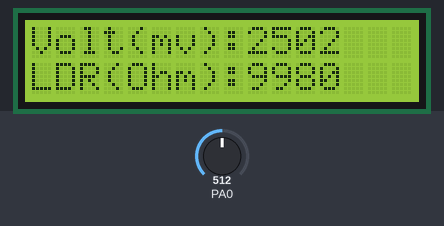
This program was run on a simulated ATmega32, built with avr-gcc and emulated at 16 MHz. Parts: 16×2 character LCD. Wiring (inferred from the names in the program): character LCD (HD44780): RS PC0; R/W PC1; E PC2; data PC4, PC5, PC6, PC7. The inputs (shaded band) are chosen by the test bench; at power-on: PA0 = 512.

Above: at 1.8 s.
1.9 s: PA0 set to 716
At 2.8 s:
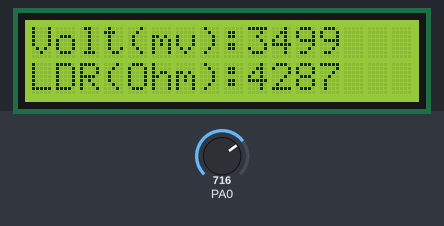
3.4 s: PA0 set to 900
At 3.7 s:
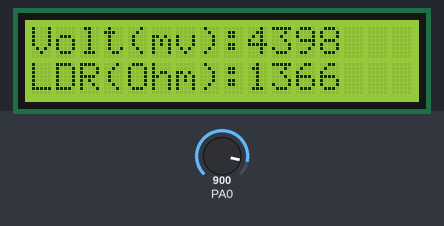
4.9 s: PA0 set to 1023
At 6.1 s:
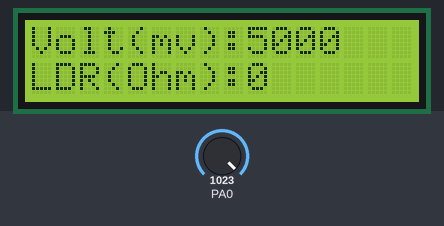
Timing chart, 0 to 7.9 s (numbered marks = the images above; inputs shaded):
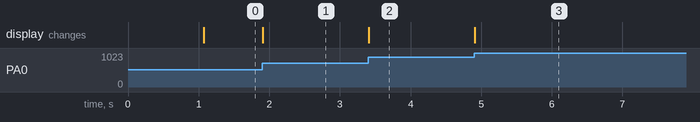

The program:

main.c
```c
//MCAL
#include"../1-MCAL/DIO/DIO_interface.h"
#include"../1-MCAL/ADC/ADC_Interface.h"
#include"../1-MCAL/GI/GI_Interface.h"
//HAL
#include"../2-HAL/LCD/LCD_Interface.h"
//LIB
#include"../5-LIB/TYPEDEF.h"

#include<util/delay.h>
#define F_CPU 16000000UL

void clearUnusedDigits(u16 value , u8 Row){
	u8 start , end = 15, y=0;
	for(u32 i= 10 ;i<1000000;i *=10){
		if(value < i){
			for(start =10+y ; start<= end ; start++){
				LCD_enu_SetCursor(Row, start);
				LCD_enu_SendChar(' ');
			}
			break;
		}
		y++;
	}
}
int main(){
	LCD_enu_Init();
	ADC_enu_Init();
	LCD_enu_SendString("Hi, User :)");
	_delay_ms(1000);
	LCD_enu_Clear();
	LCD_enu_SendString("Volt(mv):");
	LCD_enu_SetCursor(1,0);
	LCD_enu_SendString("LDR(Ohm):");
	while(1){
		static u16 digitalValue = 0;
		u16 voltage = 0;
		u32 Resistance = 0;
		ADC_enu_GetDigitalValueSynchNonBlocking(ADC_U8_CHANNEL0, &digitalValue);
		voltage = (digitalValue * 5000UL)/1023;
		Resistance =((10000*1023UL)/digitalValue) - 10000;
		clearUnusedDigits(voltage,0);
		clearUnusedDigits(Resistance,1);
		LCD_enu_SetCursor(0, 9);
		LCD_enu_SendNum(voltage);
		LCD_enu_SetCursor(1, 9);
		LCD_enu_SendNum(Resistance);
	}
	return 0;
}
```

ERROR_STATE.h
```c
#ifndef ERROR_STATE_H
#define ERROR_STATE_H

typedef enum {
        STATE_NOT_OK ,
        STATE_OK
}ES_t;


#endif
```

TYPEDEF.h
```c
#ifndef  TYPEDEF_H
#define  TYPEDEF_H

typedef unsigned char       u8 ;
typedef unsigned short int  u16;
typedef unsigned long int   u32;

typedef signed char         s8;
typedef signed short int    s16;
typedef unsigned long int   s32;

typedef float               f32;
typedef double              f64;

#define NULL               ((void *)0)

#endif
```

LCD_Config.h
```c
/****************************************************************************/
/************* Name    :   Mahmoud Samy *************************************/
/************* Date    :   2023-05-03   *************************************/
/************* SWC     :   LCD          *************************************/
/************* Version :   1.0          *************************************/
/****************************************************************************/
#ifndef LCD_CONFIG_H
#define LCD_CONFIG_H

/*Options for Ports: 1- DIO_U8_PORTA
                     2- DIO_U8_PORTB
                     3- DIO_U8_PORTC
                     4- DIO_U8_PORTD */


/*Options For Pins:  1- DIO_U8_PIN0
                     2- DIO_U8_PIN1
                     3- DIO_U8_PIN2
                     4- DIO_U8_PIN3
                     5- DIO_U8_PIN4
                     6- DIO_U8_PIN5
                     7- DIO_U8_PIN6
                     8- DIO_U8_PIN7 */

/*Options for Mode: 1- LCD_U8_MODE_8BIT
                    2- LCD_U8_MODE_4BIT */

#define LCD_U8_MODE             LCD_U8_MODE_4BIT
/**********************Control Port & Pins****************************/
#define LCD_U8_RS_PORT          DIO_U8_PORTC
#define LCD_U8_RW_PORT          DIO_U8_PORTC
#define LCD_U8_E_PORT           DIO_U8_PORTC
#define LCD_U8_RS_PIN           DIO_U8_PIN0
#define LCD_U8_RW_PIN           DIO_U8_PIN1
#define LCD_U8_E_PIN            DIO_U8_PIN2
/**********************Data Port & Pins****************************/
#define LCD_U8_DATA_PORT        DIO_U8_PORTC
#define D7						DIO_U8_PIN7
#define D6						DIO_U8_PIN6
#define D5						DIO_U8_PIN5
#define D4						DIO_U8_PIN4
#define D3						DIO_U8_PIN3
#define D2						DIO_U8_PIN2
#define D1						DIO_U8_PIN1
#define D0						DIO_U8_PIN0


#endif
```

LCD_Interface.h
```c
/****************************************************************************/
/************* Name    :   Mahmoud Samy *************************************/
/************* Date    :   2023-05-03   *************************************/
/************* SWC     :   LCD          *************************************/
/************* Version :   1.0          *************************************/
/****************************************************************************/
#ifndef LCD_INTERFACE_H
#define LCD_INTERFACE_H
#include"../../5-LIB/TYPEDEF.h"
#include"../../5-LIB/ERROR_STATE.h"

#define LCD_U8_CHAR0                          0
#define LCD_U8_CHAR1                          1
#define LCD_U8_CHAR2                          2
#define LCD_U8_CHAR3                          3
#define LCD_U8_CHAR4                          4
#define LCD_U8_CHAR5                          5
#define LCD_U8_CHAR6                          6
#define LCD_U8_CHAR7                          7

ES_t LCD_enu_Init(void);

ES_t LCD_enu_SendCmnd(u8 Copy_u8_Cmdn);

ES_t LCD_enu_SendChar(u8 Copy_u8_Char);

ES_t LCD_enu_SendString(u8 * Copy_pu8_String);

ES_t LCD_enu_SendNum(u32 Copy_u32_Num);

ES_t LCD_enu_SetCursor(u8 Copy_u8_LineNum,u8 Copy_u8_Location);

ES_t LCD_enu_Clear(void);

ES_t LCD_enu_CreateCustomChar(u8 Copy_u8_Location,u8 * Copy_pu8_CharArray);


#endif
```

LCD_Program.c
```c
/****************************************************************************/
/************* Name    :   Mahmoud Samy *************************************/
/************* Date    :   2023-05-03   *************************************/
/************* SWC     :   LCD          *************************************/
/************* Version :   1.0          *************************************/
/****************************************************************************/

/*Lib Layer*/
#include"../../5-LIB/TYPEDEF.h"
#include"../../5-LIB/ERROR_STATE.h"
#define F_CPU 16000000UL
#include<util/delay.h>
/*MCAL*/
#include"../../1-MCAL/DIO/DIO_interface.h"

/*HAL*/
#include"../../2-HAL/LCD/LCD_Private.h"
#include"../../2-HAL/LCD/LCD_Config.h"


ES_t LCD_enu_SendCmnd(u8 Copy_u8_Cmdn){
    #if LCD_U8_MODE == LCD_U8_MODE_8BIT
        /* RS = 0 */
        DIO_enu_SetPinValue(LCD_U8_RS_PORT,LCD_U8_RS_PIN,DIO_U8_LOW);
        /* RW = 0 */
        DIO_enu_SetPinValue(LCD_U8_RW_PORT,LCD_U8_RW_PIN,DIO_U8_LOW);
        /*Write Command*/
        DIO_enu_SetPinValue(LCD_U8_DATA_PORT,D7,(Copy_u8_Cmdn>> SHIFT_7BIT) & MASK_BIT);
        DIO_enu_SetPinValue(LCD_U8_DATA_PORT,D6,(Copy_u8_Cmdn>> SHIFT_6BIT) & MASK_BIT);
        DIO_enu_SetPinValue(LCD_U8_DATA_PORT,D5,(Copy_u8_Cmdn>> SHIFT_5BIT) & MASK_BIT);
        DIO_enu_SetPinValue(LCD_U8_DATA_PORT,D4,(Copy_u8_Cmdn>> SHIFT_4BIT) & MASK_BIT);
        DIO_enu_SetPinValue(LCD_U8_DATA_PORT,D3,(Copy_u8_Cmdn>> SHIFT_3BIT) & MASK_BIT);
        DIO_enu_SetPinValue(LCD_U8_DATA_PORT,D2,(Copy_u8_Cmdn>> SHIFT_2BIT) & MASK_BIT);
        DIO_enu_SetPinValue(LCD_U8_DATA_PORT,D1,(Copy_u8_Cmdn>> SHIFT_1BIT) & MASK_BIT);
        DIO_enu_SetPinValue(LCD_U8_DATA_PORT,D0,(Copy_u8_Cmdn>> SHIFT_0BIT) & MASK_BIT);
        /* E = 1 */
        DIO_enu_SetPinValue(LCD_U8_E_PORT,LCD_U8_E_PIN,DIO_U8_HIGH );
        _delay_us(1);
        /* E = 0 */
        DIO_enu_SetPinValue(LCD_U8_E_PORT,LCD_U8_E_PIN,DIO_U8_LOW );
        return STATE_OK;
    #elif LCD_U8_MODE == LCD_U8_MODE_4BIT
    /*Send Command at 4-bit mode*/
        /* RS = 0 */
        DIO_enu_SetPinValue(LCD_U8_RS_PORT,LCD_U8_RS_PIN,DIO_U8_LOW);
        /* RW = 0 */
        DIO_enu_SetPinValue(LCD_U8_RW_PORT,LCD_U8_RW_PIN,DIO_U8_LOW);
        /*Write Command*/
        DIO_enu_SetPinValue(LCD_U8_DATA_PORT,D7,(Copy_u8_Cmdn>> SHIFT_7BIT) & MASK_BIT);
        DIO_enu_SetPinValue(LCD_U8_DATA_PORT,D6,(Copy_u8_Cmdn>> SHIFT_6BIT) & MASK_BIT);
        DIO_enu_SetPinValue(LCD_U8_DATA_PORT,D5,(Copy_u8_Cmdn>> SHIFT_5BIT) & MASK_BIT);
        DIO_enu_SetPinValue(LCD_U8_DATA_PORT,D4,(Copy_u8_Cmdn>> SHIFT_4BIT) & MASK_BIT);
        /* E = 1 */
        DIO_enu_SetPinValue(LCD_U8_E_PORT,LCD_U8_E_PIN,DIO_U8_HIGH );
        _delay_us(1);
        /* E = 0 */
        DIO_enu_SetPinValue(LCD_U8_E_PORT,LCD_U8_E_PIN,DIO_U8_LOW );
        /*Write the rest of the cmnd*/
        DIO_enu_SetPinValue(LCD_U8_DATA_PORT,D7,(Copy_u8_Cmdn>> SHIFT_3BIT) & MASK_BIT);
        DIO_enu_SetPinValue(LCD_U8_DATA_PORT,D6,(Copy_u8_Cmdn>> SHIFT_2BIT) & MASK_BIT);
        DIO_enu_SetPinValue(LCD_U8_DATA_PORT,D5,(Copy_u8_Cmdn>> SHIFT_1BIT) & MASK_BIT);
        DIO_enu_SetPinValue(LCD_U8_DATA_PORT,D4,(Copy_u8_Cmdn>> SHIFT_0BIT) & MASK_BIT);
        /* E = 1 */
        DIO_enu_SetPinValue(LCD_U8_E_PORT,LCD_U8_E_PIN,DIO_U8_HIGH );
        _delay_us(1);
        /* E = 0 */
         DIO_enu_SetPinValue(LCD_U8_E_PORT,LCD_U8_E_PIN,DIO_U8_LOW );
         return STATE_OK;
    #endif
}

ES_t LCD_enu_SendChar(u8 Copy_u8_Char){
    #if LCD_U8_MODE == LCD_U8_MODE_8BIT
    /* RS = 1 */
    DIO_enu_SetPinValue(LCD_U8_RS_PORT,LCD_U8_RS_PIN,DIO_U8_HIGH);
    /* RW = 0 */
    DIO_enu_SetPinValue(LCD_U8_RW_PORT,LCD_U8_RW_PIN,DIO_U8_LOW);
    /*Write Char*/
    DIO_enu_SetPinValue(LCD_U8_DATA_PORT,D7,(Copy_u8_Char>> SHIFT_7BIT) & MASK_BIT);
    DIO_enu_SetPinValue(LCD_U8_DATA_PORT,D6,(Copy_u8_Char>> SHIFT_6BIT) & MASK_BIT);
    DIO_enu_SetPinValue(LCD_U8_DATA_PORT,D5,(Copy_u8_Char>> SHIFT_5BIT) & MASK_BIT);
    DIO_enu_SetPinValue(LCD_U8_DATA_PORT,D4,(Copy_u8_Char>> SHIFT_4BIT) & MASK_BIT);
    DIO_enu_SetPinValue(LCD_U8_DATA_PORT,D3,(Copy_u8_Char>> SHIFT_3BIT) & MASK_BIT);
    DIO_enu_SetPinValue(LCD_U8_DATA_PORT,D2,(Copy_u8_Char>> SHIFT_2BIT) & MASK_BIT);
    DIO_enu_SetPinValue(LCD_U8_DATA_PORT,D1,(Copy_u8_Char>> SHIFT_1BIT) & MASK_BIT);
    DIO_enu_SetPinValue(LCD_U8_DATA_PORT,D0,(Copy_u8_Char>> SHIFT_0BIT) & MASK_BIT);
    /* E = 1 */
    DIO_enu_SetPinValue(LCD_U8_E_PORT,LCD_U8_E_PIN,DIO_U8_HIGH );
    _delay_us(1);
    /* E = 0 */
    DIO_enu_SetPinValue(LCD_U8_E_PORT,LCD_U8_E_PIN,DIO_U8_LOW );
    return STATE_OK;
    #elif LCD_U8_MODE == LCD_U8_MODE_4BIT
    /* RS = 1 */
    DIO_enu_SetPinValue(LCD_U8_RS_PORT,LCD_U8_RS_PIN,DIO_U8_HIGH);
    /* RW = 0 */
    DIO_enu_SetPinValue(LCD_U8_RW_PORT,LCD_U8_RW_PIN,DIO_U8_LOW);
    /*Write Char*/
    DIO_enu_SetPinValue(LCD_U8_DATA_PORT,D7,(Copy_u8_Char>> SHIFT_7BIT) & MASK_BIT);
    DIO_enu_SetPinValue(LCD_U8_DATA_PORT,D6,(Copy_u8_Char>> SHIFT_6BIT) & MASK_BIT);
    DIO_enu_SetPinValue(LCD_U8_DATA_PORT,D5,(Copy_u8_Char>> SHIFT_5BIT) & MASK_BIT);
    DIO_enu_SetPinValue(LCD_U8_DATA_PORT,D4,(Copy_u8_Char>> SHIFT_4BIT) & MASK_BIT);
    /* E = 1 */
    DIO_enu_SetPinValue(LCD_U8_E_PORT,LCD_U8_E_PIN,DIO_U8_HIGH );
    _delay_us(1);
    /* E = 0 */
    DIO_enu_SetPinValue(LCD_U8_E_PORT,LCD_U8_E_PIN,DIO_U8_LOW );
    /*Write Char*/
    DIO_enu_SetPinValue(LCD_U8_DATA_PORT,D7,(Copy_u8_Char>> SHIFT_3BIT) & MASK_BIT);
    DIO_enu_SetPinValue(LCD_U8_DATA_PORT,D6,(Copy_u8_Char>> SHIFT_2BIT) & MASK_BIT);
    DIO_enu_SetPinValue(LCD_U8_DATA_PORT,D5,(Copy_u8_Char>> SHIFT_1BIT) & MASK_BIT);
    DIO_enu_SetPinValue(LCD_U8_DATA_PORT,D4,(Copy_u8_Char>> SHIFT_0BIT) & MASK_BIT);
    /* E = 1 */
    DIO_enu_SetPinValue(LCD_U8_E_PORT,LCD_U8_E_PIN,DIO_U8_HIGH );
    _delay_us(1);
    /* E = 0 */
    DIO_enu_SetPinValue(LCD_U8_E_PORT,LCD_U8_E_PIN,DIO_U8_LOW );
    return STATE_OK;
    #endif
}
ES_t LCD_enu_SendString(u8 * Copy_pu8_String){
    for(u8 i=0 ; Copy_pu8_String[i] != '\0' ; i++ ){
        LCD_enu_SendChar(Copy_pu8_String[i]);
    }
    return STATE_OK;
}

ES_t LCD_enu_SendNum(u32 Copy_u32_Num){
    u8 Local_u8_numArr[10] ,Local_u8_iterator1 = 0 ;
    s8 Local_u8_iterator2 = 0;
    if(Copy_u32_Num == 0)
    	LCD_enu_SendChar('0');
    else{
		while(Copy_u32_Num != 0){
			Local_u8_numArr[Local_u8_iterator1] = Copy_u32_Num % 10  ;
			Copy_u32_Num /= 10;
			Local_u8_iterator1++;
		}
		for(Local_u8_iterator2 = Local_u8_iterator1-1 ;Local_u8_iterator2>=0;Local_u8_iterator2--){
			LCD_enu_SendChar(Local_u8_numArr[Local_u8_iterator2]+'0');
		}
    }
    return STATE_OK;
}
ES_t LCD_enu_SetCursor(u8 Copy_u8_LineNum,u8 Copy_u8_Location){
    if(Copy_u8_Location<=39){
    switch (Copy_u8_LineNum)
    {
    case LINE1:LCD_enu_SendCmnd(ADDRESS_OF_LINE1 + Copy_u8_Location);break;
    case LINE2:LCD_enu_SendCmnd(ADDRESS_OF_LINE2 + Copy_u8_Location);break;
    default:return STATE_NOT_OK;break;
    }
    }
    else{
        return STATE_NOT_OK;
    }
    return STATE_OK;
}
ES_t LCD_enu_Init(void){
    DIO_enu_SetPinDirection(LCD_U8_RS_PORT,LCD_U8_RS_PIN,DIO_U8_OUTPUT);
    DIO_enu_SetPinDirection(LCD_U8_RW_PORT,LCD_U8_RW_PIN,DIO_U8_OUTPUT);
    DIO_enu_SetPinDirection(LCD_U8_E_PORT,LCD_U8_E_PIN,DIO_U8_OUTPUT);
    DIO_enu_SetPinDirection(LCD_U8_DATA_PORT,D7,DIO_U8_OUTPUT);
    DIO_enu_SetPinDirection(LCD_U8_DATA_PORT,D6,DIO_U8_OUTPUT);
    DIO_enu_SetPinDirection(LCD_U8_DATA_PORT,D5,DIO_U8_OUTPUT);
    DIO_enu_SetPinDirection(LCD_U8_DATA_PORT,D4,DIO_U8_OUTPUT);
    #if LCD_U8_MODE == LCD_U8_MODE_8BIT
    DIO_enu_SetPinDirection(LCD_U8_DATA_PORT,D3,DIO_U8_OUTPUT);
    DIO_enu_SetPinDirection(LCD_U8_DATA_PORT,D2,DIO_U8_OUTPUT);
    DIO_enu_SetPinDirection(LCD_U8_DATA_PORT,D1,DIO_U8_OUTPUT);
    DIO_enu_SetPinDirection(LCD_U8_DATA_PORT,D0,DIO_U8_OUTPUT);
    _delay_ms(35);
    LCD_enu_SendCmnd(FUN_SET_8BIT_2LINES_5X7);
    _delay_us(40);
    LCD_enu_SendCmnd(DIS_ON_CURSOR_ON_BLINKING);
    _delay_us(40);
    LCD_enu_SendCmnd(DISPLAY_CLEAR);
    _delay_ms(2);
    LCD_enu_SendCmnd(ENTRY_MOOD);
     return STATE_OK;
    #elif LCD_U8_MODE == LCD_U8_MODE_4BIT
    _delay_ms(35);
    LCD_enu_SendCmnd(FOURBIT_INIT1);
    LCD_enu_SendCmnd(FOURBIT_INIT2);
    LCD_enu_SendCmnd(FUN_SET_4BIT_2LINES_5X7);
    _delay_us(40);
    LCD_enu_SendCmnd(DIS_ON_CURSOR_OFF);
    _delay_us(40);
    LCD_enu_SendCmnd(DISPLAY_CLEAR);
    _delay_ms(2);
    LCD_enu_SendCmnd(ENTRY_MOOD);
    return STATE_OK;
    #endif
}
ES_t LCD_enu_Clear(void){
	LCD_enu_SendCmnd(DISPLAY_CLEAR);
	 _delay_ms(2);
	return STATE_OK;
}
ES_t LCD_enu_CreateCustomChar(u8 Copy_u8_Location, u8 *Copy_pu8_CharArray)
{
    if (Copy_pu8_CharArray != NULL && Copy_u8_Location < MAX_CHARACTERS)
    {
        LCD_enu_SendCmnd(ADDRESS_OF_CGRAM + (Copy_u8_Location * MAX_CHARACTERS));
        for (u8 Local_u8_Counter = 0; Local_u8_Counter < MAX_CHARACTERS; Local_u8_Counter++)
        {
            LCD_enu_SendChar(Copy_pu8_CharArray[Local_u8_Counter]);
        }
        LCD_enu_SetCursor(0,0);
        return STATE_OK;
    }
    else
        {
        return STATE_OK;
        }
}
```

ADC_Config.h
```c
/****************************************************************************/
/************* Name    :   Mahmoud Samy *************************************/
/************* Date    :   2023-07-31   *************************************/
/************* SWC     :    ADC         *************************************/
/************* Version :    1.0         *************************************/
/****************************************************************************/
#ifndef ADC_CONFIG_H
#define ADC_CONFIG_H
/*Options For Referance Voltage :
                                1-AREF
                                2-AVCC
                                3-INTERNAL_VOLTAGE_REF
*/

/*Options For ADC Coversion Mode :
                                1-START_CONVERSION
                                2-FREE_RUNNING_MODE
                                3-EXTERNAL_INTERRUPT
*/

/*Options For ADC Presentation Mode :
                                1-RIGHT_ADJUST
                                2-LEFT_ADJUST
*/

/*Options For ADC Clock(Division Factor) :
                                1-DIV_BY_2
                                2-DIV_BY_4
                                3-DIV_BY_8
                                4-DIV_BY_16
                                5-DIV_BY_32
                                6-DIV_BY_64
                                7-DIV_BY_128
*/

/******************Choose Referance Voltage**********************/
#define ADC_REF_VOLTAGE                     AVCC
/******************Choose Conversion Mode**********************/
#define ADC_CONVERSION_MODE                 START_CONVERSION
/******************Choose Presentation Mode**********************/
#define ADC_PRESENTATION_MODE               RIGHT_ADJUST
/******************Choose Division Factor**********************/
#define ADC_DIVISION_FACTOR                 DIV_BY_128
/******************Choose MAX Timout Value**********************/
#define ADC_U32_TIMEOUT_MAX_VALUE           50000


#endif
```

ADC_Interface.h
```c
/****************************************************************************/
/************* Name    :   Mahmoud Samy *************************************/
/************* Date    :   2023-07-31   *************************************/
/************* SWC     :    ADC         *************************************/
/************* Version :    1.0         *************************************/
/****************************************************************************/
#ifndef ADC_INTERFACE_H
#define ADC_INTERFACE_H

#include"../../5-LIB/TYPEDEF.h"
#include"../../5-LIB/ERROR_STATE.h"

/********************************Options For Channels********************/
#define ADC_U8_CHANNEL0         0
#define ADC_U8_CHANNEL1         1
#define ADC_U8_CHANNEL2         2
#define ADC_U8_CHANNEL3         3
#define ADC_U8_CHANNEL4         4
#define ADC_U8_CHANNEL5         5
#define ADC_U8_CHANNEL6         6
#define ADC_U8_CHANNEL7         7

ES_t ADC_enu_Init(void);
ES_t ADC_enu_GetDigitalValueSynchNonBlocking(u8 Copy_u8_channelNb, u16 * Copy_pu16_DigitalValue);
ES_t ADC_enu_GetDigitalValueASynch(u8 Copy_u8_channelNb, u8(* Copy_pf_Notification)(void));


#endif
```

GI_Interface.h
```c
/*****************************************************************************/
/************* Name    :   Mahmoud Samy **************************************/
/************* Date    :   2023-07-27   **************************************/
/************* SWC     :   GI            *************************************/
/************* Version :   1.0          **************************************/
/*****************************************************************************/
#ifndef GI_INTERFACE_H
#define GI_INTERFACE_H

#include"../../5-LIB/TYPEDEF.h"
#include"../../5-LIB/ERROR_STATE.h"

ES_t GI_enu_Enable(void);

ES_t GI_enu_Disable(void);


#endif
```

BIT_MATH.h
```c
#ifndef  BIT_MAITH_H
#define  BIT_MAITH_H


#define SET_BIT(REG,BITNO)  REG |= (1<<BITNO)
#define GET_BIT(REG,BITNO)  ((REG>>BITNO) & 1)
#define CLR_BIT(REG,BITNO)  REG &= (~(1<<BITNO))
#define TOG_BIT(REG,BITNO)  REG ^= (1<<BITNO)


#endif
```

Source omitted: ADC_Private.h (3106 bytes), ADC_Program.c (4388 bytes), DIO_config.h (5802 bytes), DIO_interface.h (1723 bytes), DIO_private.h (2271 bytes), DIO_program.c (9557 bytes), GI_Private.h (748 bytes), GI_Program.c (786 bytes), LCD_Private.h (1667 bytes)

Measured:
- after the input at 1.9 s, the display: changes at once (image 1)
- after the input at 3.4 s, the display: changes at once (image 2)
- after the input at 4.9 s, the display: changes at once (image 3)
